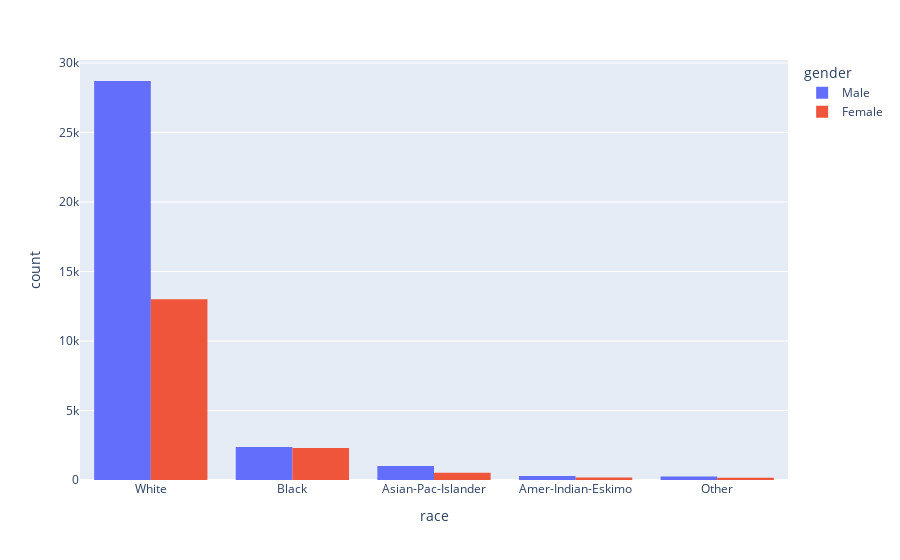

Write notebook code for a chart like this one.
### Code cell
# plt.rcParams['lines.markersize'] = 1
# plt.scatter(df_raw['fnlwgt'], df_raw.age)

# "fnlwgt" stands for "final weight." The final weight is a numerical value assigned to each person in a survey or sample 
# to adjust for biases in the data collection process. The weight is used to make the sample representative of the target population,
#  so that statistical inferences can be made about the population based on the sample data. 
# The final weight is calculated using a complex formula that takes into account various factors such as the design of the survey, 
# the size of the target population, and the characteristics of the respondents. 

fig = px.histogram(df_raw, x= 'race',   color='gender', barmode= 'group')
# fig.update_traces(marker_line_width=1,marker_line_color="white")
fig.update_layout(xaxis={'categoryorder':'total descending'})

### Figure 1 — Plotly figure (JSON) as saved in the notebook; plotly's stock layout.template omitted (floating-point values rounded to 4 significant figures; data arrays with more than 128 entries replaced by an {"elided": "..."} marker saying what was removed)
{"data": [{"alignmentgroup": "True", "bingroup": "x", "hovertemplate": "gender=Male<br>race=%{x}<br>count=%{y}<extra></extra>", "legendgroup": "Male", "marker": {"color": "#636efa", "pattern": {"shape": ""}}, "name": "Male", "offsetgroup": "Male", "orientation": "v", "showlegend": true, "type": "histogram", "x": {"elided": "32614 str values"}, "xaxis": "x", "yaxis": "y"}, {"alignmentgroup": "True", "bingroup": "x", "hovertemplate": "gender=Female<br>race=%{x}<br>count=%{y}<extra></extra>", "legendgroup": "Female", "marker": {"color": "#EF553B", "pattern": {"shape": ""}}, "name": "Female", "offsetgroup": "Female", "orientation": "v", "showlegend": true, "type": "histogram", "x": {"elided": "16176 str values"}, "xaxis": "x", "yaxis": "y"}], "layout": {"barmode": "group", "legend": {"title": {"text": "gender"}, "tracegroupgap": 0}, "margin": {"t": 60}, "xaxis": {"anchor": "y", "categoryorder": "total descending", "domain": [0, 1], "title": {"text": "race"}}, "yaxis": {"anchor": "x", "domain": [0, 1], "title": {"text": "count"}}}}
